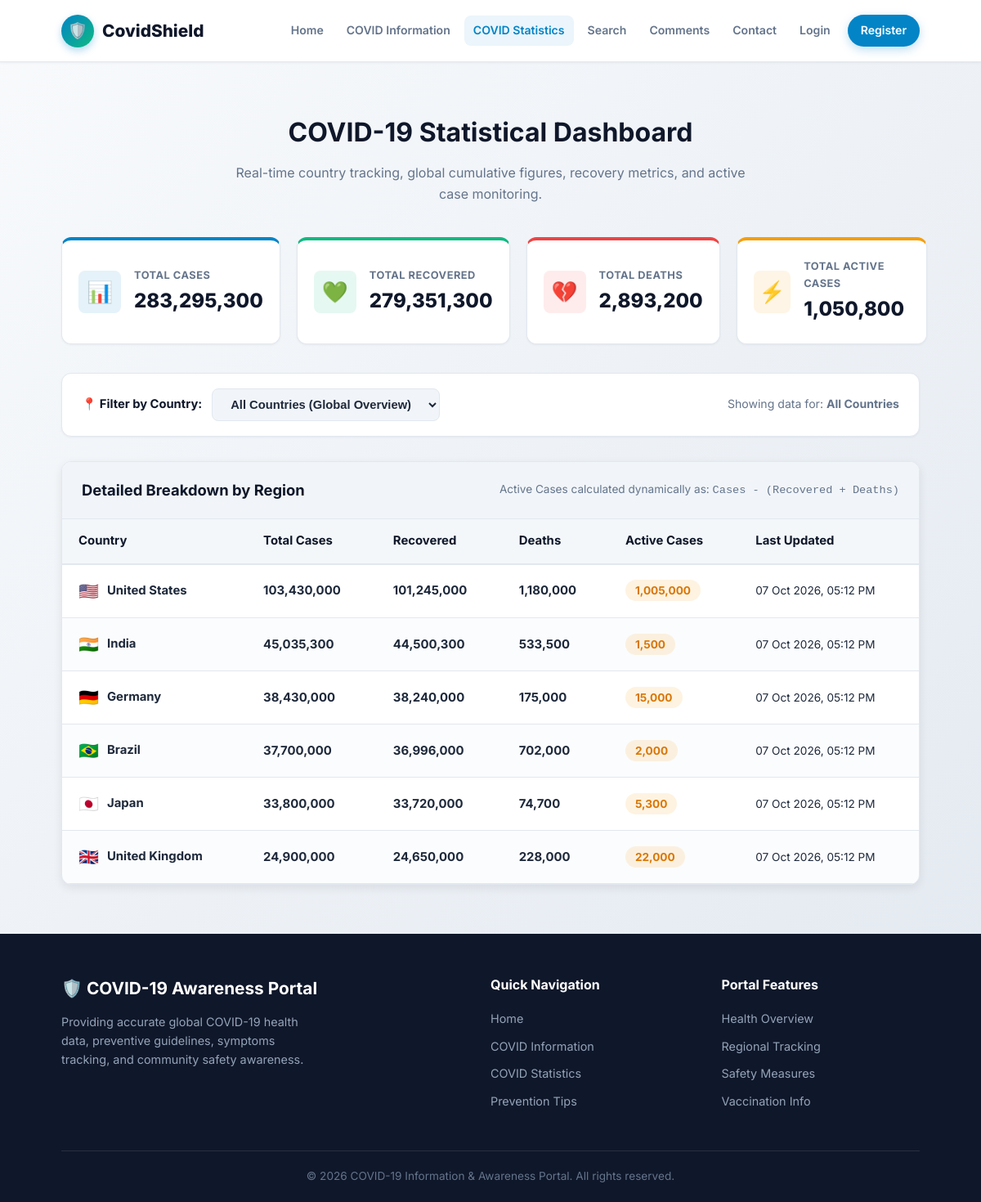
The app's page /public/pages/covid/statistics.php with its own data.
### tables this page shows
CREATE TABLE `statistics` (
  `id` INT AUTO_INCREMENT PRIMARY KEY,
  `country` VARCHAR(100) NOT NULL,
  `cases` INT NOT NULL DEFAULT 0,
  `recovered` INT NOT NULL DEFAULT 0,
  `deaths` INT NOT NULL DEFAULT 0,
  `updated_at` TIMESTAMP DEFAULT CURRENT_TIMESTAMP ON UPDATE CURRENT_TIMESTAMP
);

### public/pages/covid/statistics.php (the view, shortened to what this page needs)
<?php
$allowedCountries = [
    'India',
    'United States',
    'Brazil',
    'United Kingdom',
    'Germany',
    'Japan'
];
$selectedCountry = isset($_GET['country']) ? trim($_GET['country']) : 'All';
$isValidCountry = false;
if ($selectedCountry !== 'All') {
    if (in_array($selectedCountry, $allowedCountries, true)) {
        $isValidCountry = true;
    } else {
        $invalidCountryNotice = true;
        $selectedCountry = 'All';
    }
} else {
    $isValidCountry = true;
}
$db = getDBConnection();
$countryRecords = [];
$summaryData = [
    'total_cases'     => 0,
    'total_recovered' => 0,
    'total_deaths'    => 0,
    'total_active'    => 0
];
if ($db !== null) {
    try {
        $stmtSummary = $db->query("SELECT SUM(cases) as total_cases, SUM(recovered) as total_recovered, SUM(deaths) as total_deaths FROM statistics");
        $sumRow = $stmtSummary->fetch();
        if ($sumRow && $sumRow['total_cases'] !== null) {
            $summaryData['total_cases']     = (int)$sumRow['total_cases'];
            $summaryData['total_recovered'] = (int)$sumRow['total_recovered'];
            $summaryData['total_deaths']    = (int)$sumRow['total_deaths'];
            $summaryData['total_active']    = max(0, $summaryData['total_cases'] - $summaryData['total_recovered'] - $summaryData['total_deaths']);
        }
        if ($selectedCountry !== 'All' && $isValidCountry) {
            $stmtCountry = $db->prepare("SELECT id, country, cases, recovered, deaths, updated_at FROM statistics WHERE country = :country ORDER BY cases DESC");
            $stmtCountry->execute([':country' => $selectedCountry]);
            $countryRecords = $stmtCountry->fetchAll();
        } else {
            $stmtCountry = $db->query("SELECT id, country, cases, recovered, deaths, updated_at FROM statistics ORDER BY cases DESC");
            $countryRecords = $stmtCountry->fetchAll();
        }
    } catch (PDOException $e) {
        error_log("Database Query Error in statistics.php: " . $e->getMessage());
        $dbError = true;
    }
} else {
    $dbError = true;
}
function getCountryFlag($countryName) {
    switch ($countryName) {
        case 'India': return '🇮🇳';
        case 'United States': return '🇺🇸';
        case 'Brazil': return '🇧🇷';
        case 'United Kingdom': return '🇬🇧';
        case 'Germany': return '🇩🇪';
        case 'Japan': return '🇯🇵';
    }
}
?>
<?php include dirname(__DIR__, 3) . '/app/includes/header.php'; ?>
<section class="section">
    <div class="container">
        <div class="section-header">
            <h1 class="section-title">COVID-19 Statistical Dashboard</h1>
            <p class="section-subtitle">
                Real-time country tracking, global cumulative figures, recovery metrics, and active case monitoring.
            </p>
        </div>
        <div class="stats-summary-grid">
            <div class="summary-card cases-card">
                <div class="card-icon-wrap">📊</div>
                <div class="summary-info">
                    <span class="summary-label">Total Cases</span>
                    <h2 class="summary-value"><?php echo number_format($summaryData['total_cases']); ?></h2>
                </div>
            </div>
            <div class="summary-card recovered-card">
                <div class="card-icon-wrap">💚</div>
                <div class="summary-info">
                    <span class="summary-label">Total Recovered</span>
                    <h2 class="summary-value"><?php echo number_format($summaryData['total_recovered']); ?></h2>
                </div>
            </div>
            <div class="summary-card deaths-card">
                <div class="card-icon-wrap">💔</div>
                <div class="summary-info">
                    <span class="summary-label">Total Deaths</span>
                    <h2 class="summary-value"><?php echo number_format($summaryData['total_deaths']); ?></h2>
                </div>
            </div>
            <div class="summary-card active-card">
                <div class="card-icon-wrap">⚡</div>
                <div class="summary-info">
                    <span class="summary-label">Total Active Cases</span>
                    <h2 class="summary-value"><?php echo number_format($summaryData['total_active']); ?></h2>
                </div>
            </div>
        </div>
        <div class="filter-panel-box">
            <form method="GET" action="statistics.php" class="filter-form">
                <label for="countrySelect" class="filter-label">📍 Filter by Country:</label>
                <div class="select-wrapper">
                    <select name="country" id="countrySelect" onchange="this.form.submit()" class="country-dropdown">
                        <option value="All" <?php echo ($selectedCountry === 'All') ? 'selected' : ''; ?>>All Countries (Global Overview)</option>
                    </select>
                </div>
            </form>
            <div class="filter-summary-tag">
                Showing data for: <strong><?php echo htmlspecialchars($selectedCountry === 'All' ? 'All Countries' : $selectedCountry); ?></strong>
            </div>
        </div>
        <?php if (!empty($countryRecords)): ?>
            <div class="table-card-container">
                <div class="table-header-bar">
                    <h3>Detailed Breakdown by Region</h3>
                    <span class="table-subtitle">Active Cases calculated dynamically as: <code>Cases - (Recovered + Deaths)</code></span>
                </div>
                <div class="table-responsive">
                    <table class="stats-table">
                        <thead>
                            <tr>
                                <th>Country</th>
                                <th>Total Cases</th>
                                <th>Recovered</th>
                                <th>Deaths</th>
                                <th>Active Cases</th>
                                <th>Last Updated</th>
                            </tr>
                        </thead>
                        <tbody>
                            <?php foreach ($countryRecords as $row): ?>
                                <?php
                                    $cases = (int)$row['cases'];
                                    $recovered = (int)$row['recovered'];
                                    $deaths = (int)$row['deaths'];
                                    $isDataValid = ($cases >= 0 && $recovered >= 0 && $deaths >= 0 && ($recovered + $deaths) <= $cases);
                                    $active = $isDataValid ? ($cases - $recovered - $deaths) : 0;
                                ?>
                                <tr>
                                    <td class="country-cell">
                                        <span class="country-flag"><?php echo getCountryFlag($row['country']); ?></span>
                                        <strong><?php echo htmlspecialchars($row['country']); ?></strong>
                                    </td>
                                    <td class="cases-col"><?php echo number_format($cases); ?></td>
                                    <td class="recovered-col"><?php echo number_format($recovered); ?></td>
                                    <td class="deaths-col"><?php echo number_format($deaths); ?></td>
                                    <td class="active-col">
                                        <span class="active-pill"><?php echo number_format($active); ?></span>
                                    </td>
                                    <td class="date-col">
                                        <?php echo date('d M Y, h:i A', strtotime($row['updated_at'])); ?>
                                    </td>
                                </tr>
                            <?php endforeach; ?>
                        </tbody>
                    </table>
                </div>
            </div>
        <?php endif; ?>
    </div>
</section>
<?php include dirname(__DIR__, 3) . '/app/includes/footer.php'; ?>

### records on screen
statistics: country "🇺🇸", country "United States", cases "103,430,000", recovered "101,245,000", deaths "1,180,000", active "1,005,000", updated_at "07 Oct 2026, 05:12 PM"
statistics: country "🇮🇳", country "India", cases "45,035,300", recovered "44,500,300", deaths "533,500", active "1,500", updated_at "07 Oct 2026, 05:12 PM"
statistics: country "🇩🇪", country "Germany", cases "38,430,000", recovered "38,240,000", deaths "175,000", active "15,000", updated_at "07 Oct 2026, 05:12 PM"
statistics: country "🇧🇷", country "Brazil", cases "37,700,000", recovered "36,996,000", deaths "702,000", active "2,000", updated_at "07 Oct 2026, 05:12 PM"
statistics: country "🇯🇵", country "Japan", cases "33,800,000", recovered "33,720,000", deaths "74,700", active "5,300", updated_at "07 Oct 2026, 05:12 PM"
statistics: country "🇬🇧", country "United Kingdom", cases "24,900,000", recovered "24,650,000", deaths "228,000", active "22,000", updated_at "07 Oct 2026, 05:12 PM"

### other values on screen
$summaryData['total_cases'] "283,295,300"
$summaryData['total_recovered'] "279,351,300"
$summaryData['total_deaths'] "2,893,200"
$summaryData['total_active'] "1,050,800"
$selectedCountry === 'All' ? 'All Countries' : $selectedCountry "All Countries"
